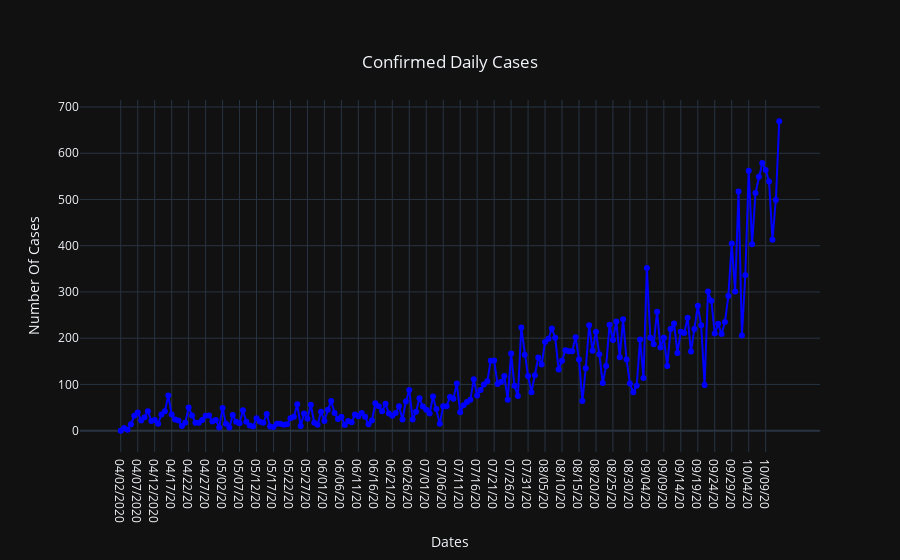

Source (notebook cell):
### Markdown cell above
## Till Date Confirm Cases on daily basis of coronavirus

### Code cell
fig = go.Figure()
fig.update_layout(template='plotly_dark',title={'text': 'Confirmed Daily Cases','y':0.9,'x':0.5,'xanchor': 'center',
                                                'yanchor': 'top'},
                    xaxis_title = "Dates",
                    yaxis_title="Number Of Cases",
                     )
fig.add_trace(go.Scatter(x=confirmed_df.index, 
                         y=confirmed_df[Country],
                         mode='lines+markers',
                         line=dict(color='blue', width=2)))

### Figure 1 — Plotly figure (JSON) as saved in the notebook; plotly's stock layout.template omitted (floating-point values rounded to 4 significant figures; data arrays with more than 128 entries replaced by an {"elided": "..."} marker saying what was removed)
{"data": [{"line": {"color": "blue", "width": 2}, "mode": "lines+markers", "type": "scatter", "x": {"elided": "195 str values"}, "y": {"elided": "195 int values"}}], "layout": {"title": {"text": "Confirmed Daily Cases", "x": 0.5, "xanchor": "center", "y": 0.9, "yanchor": "top"}, "xaxis": {"title": {"text": "Dates"}}, "yaxis": {"title": {"text": "Number Of Cases"}}}}
